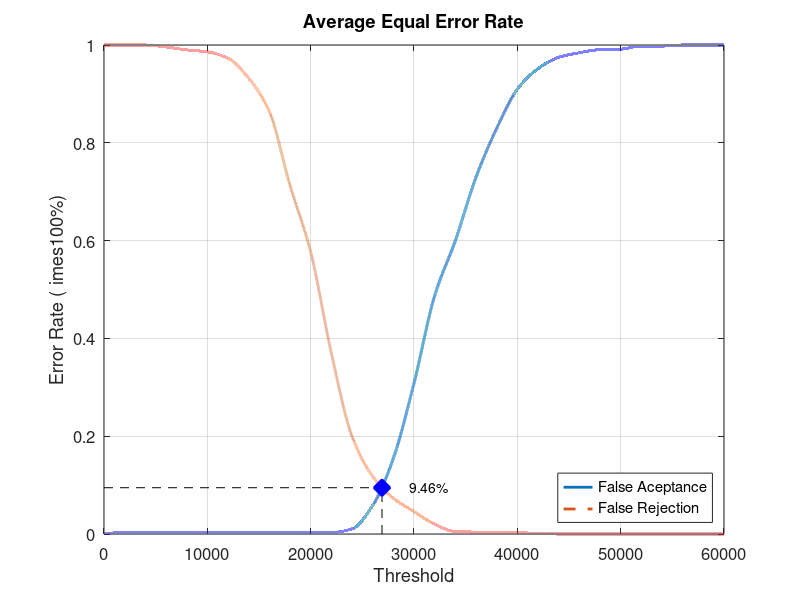
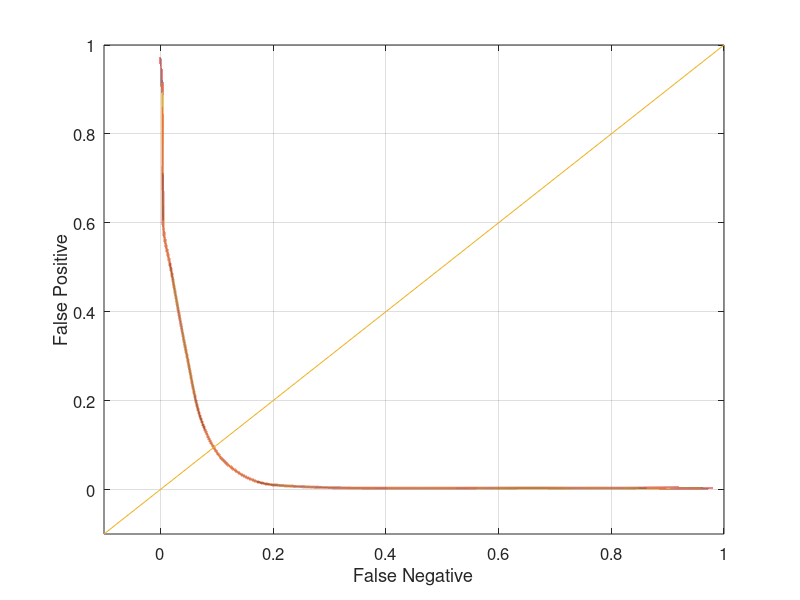

Recreate these plots in MATLAB, in order.
close all;
clear;
clc;
x = 0:2000:60000;
xq = 0:0.5:60000;

y0 = [0 0.00315789 0.00315789 0.00315789 0.00315789 0.00315789 0.00315789 0.00315789 0.00315789 0.00315789 0.00315789 0.00315789 0.0105263 0.0578947 0.154737 0.308421 0.487368 0.6 0.729474 0.829474 0.909474 0.951579 0.974737 0.984211 0.990526 0.991579 0.997895 0.997895 1 1 1]
yy0 = interp1(x, y0, xq, 'pchip');
y1 = [1 1 1 0.996 0.99 0.986 0.973 0.932 0.864 0.713 0.577 0.37 0.2 0.118 0.073 0.046 0.02 0.005 0.004 0.004 0.003 0.001 0 0 0 0 0 0 0 0 0]
yy1 = interp1(x, y1, xq, 'pchip');

% Calculating EER: 
y2 = abs(y0 - y1);
find(y2 == min(y2))
yy2 = abs(yy0 - yy1);
xEER = find(yy2 == min(yy2));
xEERIndex = xq(xEER) % X-axis EER
yEER = yy0(xEER) % Y-axis EER

main = figure
plot(xq, yy0,'-','LineWidth', 2);	hold on
plot(xq, yy1,'--','LineWidth', 2);	hold on
plot([xEERIndex xEERIndex], [0 yEER], 'k--');	hold on
plot([0 xEERIndex], [yEER yEER], 'k--');	hold on
plot(xEERIndex, yEER, 'bx', 'LineWidth', 10);	hold on
text(xEERIndex + 10 * xEERIndex / 100, yEER, [num2str(round((10000 * yEER)) / 100) '%'])
legend('False Aceptance', 'False Rejection', 'Location', 'SouthEast')
xlabel('Threshold')
ylabel('Error Rate (	imes100%)')
title('Average Equal Error Rate')
set(gca, 'FontSize', 12)
axis([0 60000 0 1])
grid on

print(main, 'Database2AverageMain', '-dpng');
FNRxFPR = figure('Color', [1 1 1]);
plot(yy1, yy0, '-', yy1, yy0, 'LineWidth', 2);
hold on
y = -0.1:0.1:1
plot(y, y); 
set(gca, 'FontSize', 12)
xlabel('False Negative')
ylabel('False Positive')
axis([-0.1 1 -0.1 1])
set(gca, 'FontSize', 12)
grid on

print(FNRxFPR, 'Database2AverageFNRxFPR','-dpng');
